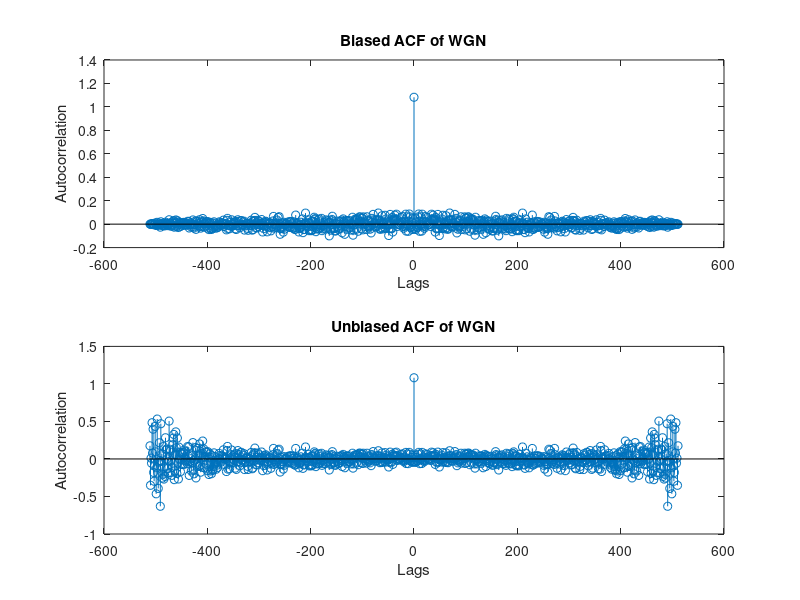
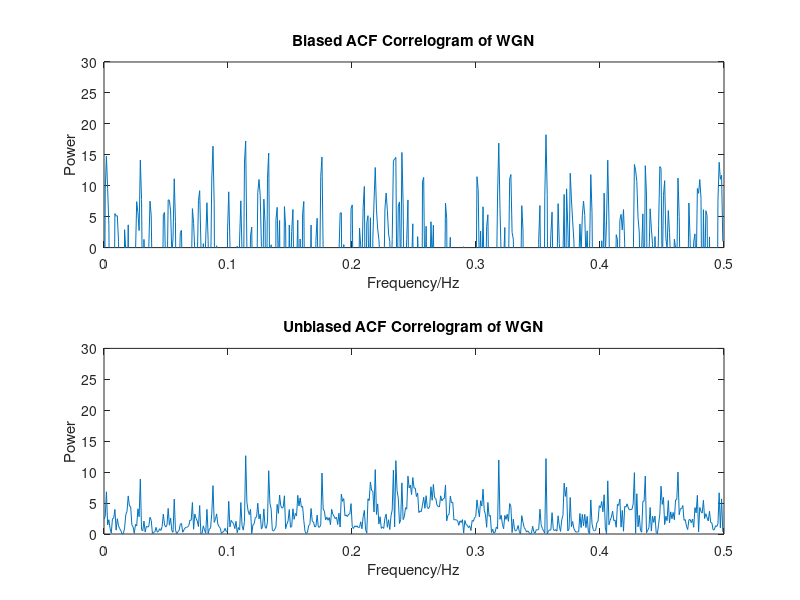
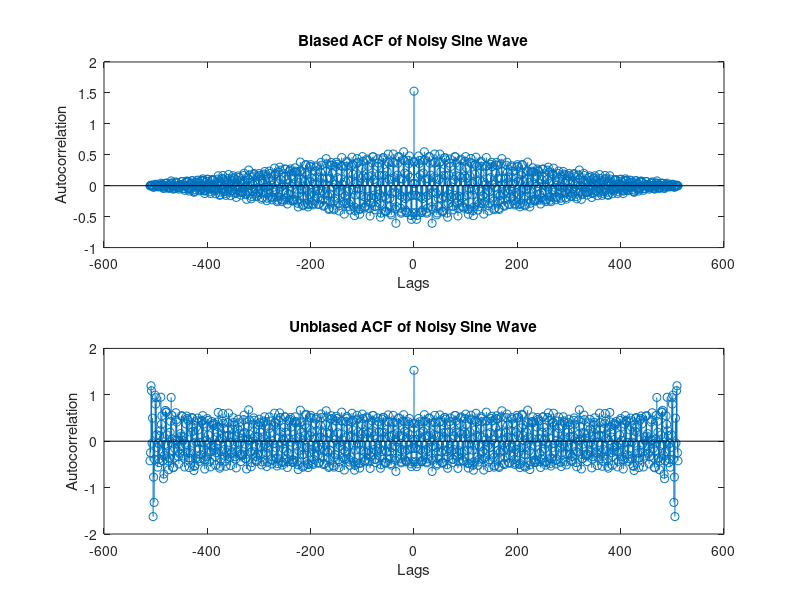
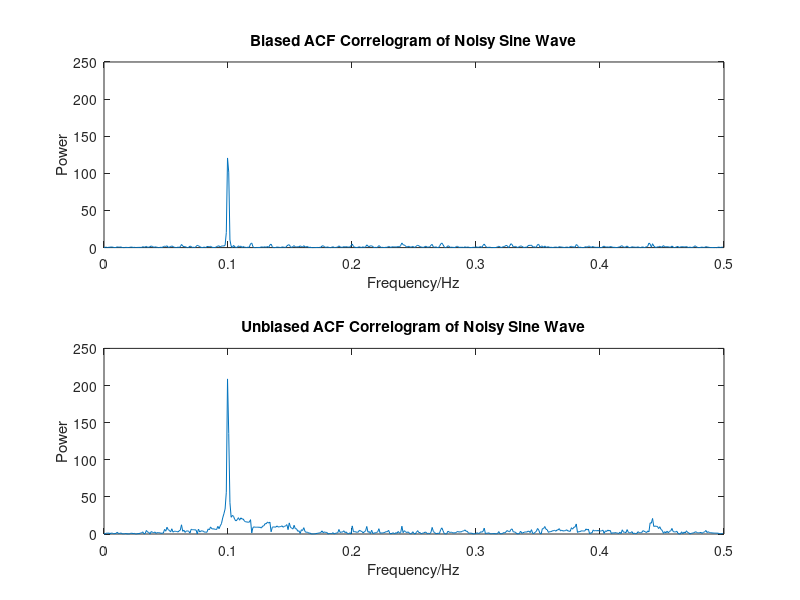

The MATLAB source for these figures, in order:
% ASPMI Exercise 2.1a
% Write a MATLAB script which calculates both biased and unbiased ACF
% estimates of a signal and then use these ACF estimates to compute the
% corresponding correlogram

N = 512; % Set N of 512

%%%%%%%%%%%%%%%%%%%%%%% Find correlograms of WGN %%%%%%%%%%%%%%%%%%%%%%%%%%

x_1 = randn(N,1); % Create vector of WGN noise
% Find Biased ACF of WGN noise
x_1_bacf = xcorr(x_1,'biased');
% Find Unbiased ACF of WGN noise
x_1_uacf = xcorr(x_1,'unbiased');

% Plot ACF for both functions
tau = -(N-1):N-1; % Find corresponding lags
figure(1)
% Plot Biased ACF
subplot(2,1,1)
stem(tau,x_1_bacf);
title('Biased ACF of WGN')
xlabel('Lags')
ylabel('Autocorrelation')
% Plot Unbiased ACF
subplot(2,1,2)
stem(tau,x_1_uacf);
title('Unbiased ACF of WGN')
xlabel('Lags')
ylabel('Autocorrelation')

% Plot Correlogram for both functions
% Find FFT of both ACFs
fft_x_1_bacf = fft(x_1_bacf);
fft_x_1_uacf = fft(x_1_uacf);
% Find the magnitude of correlograms
mag_corr_x_1_bacf = abs(fftshift(fft_x_1_bacf));
mag_corr_x_1_uacf = abs(fftshift(fft_x_1_uacf));
f_hs = 0:1/(2*N):0.5-1/(2*N); % Find the half spectrum frequencies
% Find the half-spectrum magnitudes
mag_corr_x_1_bacf_hs = mag_corr_x_1_bacf(N:end);
mag_corr_x_1_uacf_hs = mag_corr_x_1_uacf(N:end);
% Plot correlogram magnitude spectrum of WGN
figure(2)
subplot(2,1,1)
plot(f_hs,10*log(mag_corr_x_1_bacf_hs));
title('Biased ACF Correlogram of WGN')
xlabel('Frequency/Hz')
ylabel('Power')
axis([0 0.5 0 30])
subplot(2,1,2)
plot(f_hs,mag_corr_x_1_uacf_hs);
title('Unbiased ACF Correlogram of WGN')
xlabel('Frequency/Hz')
ylabel('Power')
axis([0 0.5 0 30])

%%%%%%%%%%%%%%%%%%% Find correlograms of sine wave in WGN %%%%%%%%%%%%%%%%%

n = 1:N;
f = 0.1;
x_2 = sin(2*pi*f*n).' + randn(N,1); % Create vector of noisy sine wave
% Find Biased ACF of WGN noise
x_2_bacf = xcorr(x_2,'biased');
% Find Unbiased ACF of WGN noise
x_2_uacf = xcorr(x_2,'unbiased');

% Plot ACF for both functions
tau = -(N-1):N-1; % Find corresponding lags
figure(3)
% Plot Biased ACF
subplot(2,1,1)
stem(tau,x_2_bacf);
title('Biased ACF of Noisy Sine Wave')
xlabel('Lags')
ylabel('Autocorrelation')
% Plot Unbiased ACF
subplot(2,1,2)
stem(tau,x_2_uacf);
title('Unbiased ACF of Noisy Sine Wave')
xlabel('Lags')
ylabel('Autocorrelation')

% Plot Correlogram for both functions
% Find FFT of both ACFs
fft_x_2_bacf = fft(x_2_bacf);
fft_x_2_uacf = fft(x_2_uacf);
% Find the magnitude of correlograms
mag_corr_x_2_bacf = abs(fftshift(fft_x_2_bacf));
mag_corr_x_2_uacf = abs(fftshift(fft_x_2_uacf));
f_hs = 0:1/(2*N):0.5-1/(2*N); % Find the half spectrum frequencies
% Find the half-spectrum magnitudes
mag_corr_x_2_bacf_hs = mag_corr_x_2_bacf(N:end);
mag_corr_x_2_uacf_hs = mag_corr_x_2_uacf(N:end);
% Plot correlogram magnitude spectrum of WGN
figure(4)
subplot(2,1,1)
plot(f_hs,mag_corr_x_2_bacf_hs);
title('Biased ACF Correlogram of Noisy Sine Wave')
xlabel('Frequency/Hz')
ylabel('Power')
axis([0 0.5 0 250])

subplot(2,1,2)
plot(f_hs,mag_corr_x_2_uacf_hs);
title('Unbiased ACF Correlogram of Noisy Sine Wave')
xlabel('Frequency/Hz')
ylabel('Power')
axis([0 0.5 0 250])

%%%%%%%%%%%%%%%% Find correlograms of WGN filtered by MA(5) filter %%%%%%%%

x_wgn = randn(N,1); % Create vector of WGN noise
b = [1 1 1 1 1]; % MA coefficients
a = 1; % MA only filter
x_3 = filter(b,a,x_wgn); % Create vector of filtered WGN noise
% Find Biased ACF of WGN noise
x_3_bacf = xcorr(x_3,'biased');
% Find Unbiased ACF of WGN noise
x_3_uacf = xcorr(x_3,'unbiased');

% Plot ACF for both functions
tau = -(N-1):N-1; % Find corresponding lags
figure(5)
% Plot Biased ACF
subplot(2,1,1)
stem(tau,x_3_bacf);
title('Biased ACF of Filtered WGN')
xlabel('Lags')
ylabel('Autocorrelation')
% Plot Unbiased ACF
subplot(2,1,2)
stem(tau,x_3_uacf);
title('Unbiased ACF of Filtered WGN')
xlabel('Lags')
ylabel('Autocorrelation')

% Plot Correlogram for both functions
% Find FFT of both ACFs
fft_x_3_bacf = fft(x_3_bacf);
fft_x_3_uacf = fft(x_3_uacf);
% Find the magnitude of correlograms
mag_corr_x_3_bacf = abs(fftshift(fft_x_3_bacf));
mag_corr_x_3_uacf = abs(fftshift(fft_x_3_uacf));
f_hs = 0:1/(2*N):0.5-1/(2*N); % Find the half spectrum frequencies
% Find the half-spectrum magnitudes
mag_corr_x_3_bacf_hs = mag_corr_x_3_bacf(N:end);
mag_corr_x_3_uacf_hs = mag_corr_x_3_uacf(N:end);
% Plot correlogram magnitude spectrum of WGN
figure(6)
subplot(2,1,1)
plot(f_hs,mag_corr_x_3_bacf_hs);
title('Biased ACF Correlogram of Filtered WGN')
xlabel('Frequency/Hz')
ylabel('Power')
axis([0 0.5 0 250])

subplot(2,1,2)
plot(f_hs,mag_corr_x_3_uacf_hs);
title('Unbiased ACF Correlogram of Filtered WGN')
xlabel('Frequency/Hz')
ylabel('Power')
axis([0 0.5 0 250])